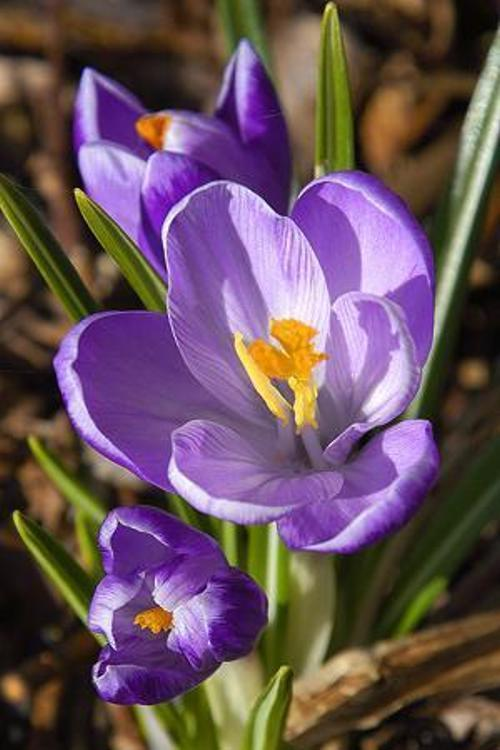
#> input picture data/reduced_test/crocus/image_07063.jpg, 500 x 750 px
$ python -i experiments_feature_extraction_knn.py   (imports and definitions only)
#> lines starting #> are read from the running program, lines starting #| are printed output that depends on the picture
import os
import numpy as np
from PIL import Image
from sklearn.neighbors import KNeighborsClassifier
from sklearn.metrics import classification_report, accuracy_score
import tqdm
import pickle

# Feature extraction methods
# Colour features
def extract_color_histogram(img, bins=(8, 8, 8)):
    # Convert to RGB just in case
    img = img.convert('RGB')
    arr = np.array(img)
    hist = np.histogramdd(
        arr.reshape(-1, 3), bins=bins, range=[(0, 256), (0, 256), (0, 256)]
    )[0]
    hist = hist.flatten()
    hist = hist / np.sum(hist)  # Normalize
    return hist

# Texture features
def extract_lbp(img, bins=16):
    img = img.convert('L')
    arr = np.array(img, dtype=np.uint8)
    h, w = arr.shape
    lbp = np.zeros((h-2, w-2), dtype=np.uint8)
    for i in range(1, h-1):
        for j in range(1, w-1):
            center = arr[i, j]
            code = 0
            code |= (arr[i-1, j-1] > center) << 7
            code |= (arr[i-1, j  ] > center) << 6
            code |= (arr[i-1, j+1] > center) << 5
            code |= (arr[i,   j+1] > center) << 4
            code |= (arr[i+1, j+1] > center) << 3
            code |= (arr[i+1, j  ] > center) << 2
            code |= (arr[i+1, j-1] > center) << 1
            code |= (arr[i,   j-1] > center) << 0
            lbp[i-1, j-1] = code
    hist, _ = np.histogram(lbp, bins=bins, range=(0, 256))
    hist = hist / np.sum(hist)
    return hist

# Shape/edges
def extract_hog(img, cell_size=16, bins=8):
    img = img.convert('L')
    arr = np.array(img, dtype=np.float32)
    gx = np.zeros_like(arr)
    gy = np.zeros_like(arr)
    gx[:, :-1] = np.diff(arr, n=1, axis=1)
    gy[:-1, :] = np.diff(arr, n=1, axis=0)
    mag = np.sqrt(gx**2 + gy**2)
    ang = np.arctan2(gy, gx) * (180 / np.pi) % 180
    h, w = arr.shape
    n_cells_x = w // cell_size
    n_cells_y = h // cell_size
    hog = []
    for i in range(n_cells_y):
        for j in range(n_cells_x):
            cell_mag = mag[i*cell_size:(i+1)*cell_size, j*cell_size:(j+1)*cell_size]
            cell_ang = ang[i*cell_size:(i+1)*cell_size, j*cell_size:(j+1)*cell_size]
            hist, _ = np.histogram(cell_ang, bins=bins, range=(0, 180), weights=cell_mag)
            hog.extend(hist)
    hog = np.array(hog)
    if np.sum(hog) > 0:
        hog = hog / np.sum(hog)
    return hog


def _extract_features(img):
    # Color
    color_feat = extract_color_histogram(img, bins=(8,8,8))
    # Texture
    lbp_feat = extract_lbp(img, bins=256)
    # Shape/edges
    hog_feat = extract_hog(img, cell_size=16, bins=8)
    # Concatenate all
    feat = np.concatenate([color_feat, hog_feat, lbp_feat])
    return feat


# Noise removal methods
# [82 lines left out: functions center_crop, extract_features, load_images_from_folder, main, not called in this run]


# [3 lines not run here, left out]

>>> from PIL import Image
>>> picture = Image.open('../data/reduced_test/crocus/image_07063.jpg')
#> picture is the input picture: PIL image 500x750 RGB; mean R, G, B 104.1, 81, 91.2
>>> result = _extract_features(picture)
#> in extract_color_histogram, `hist = hist.flatten()`: hist = 512 values, max 34824 at index 72, min 0 at index 3, mean 732.4
#> in extract_color_histogram, `hist = hist / np.sum(hist)`: hist = 512 values, max 0.0929 at index 72, min 0 at index 3, mean 0.00195
#> in _extract_features, `color_feat = extract_color_histogram(img, bins=(8,8,8))`: color_feat has the same summary as hist in extract_color_histogram
#> in extract_lbp, `img = img.convert('L')`:
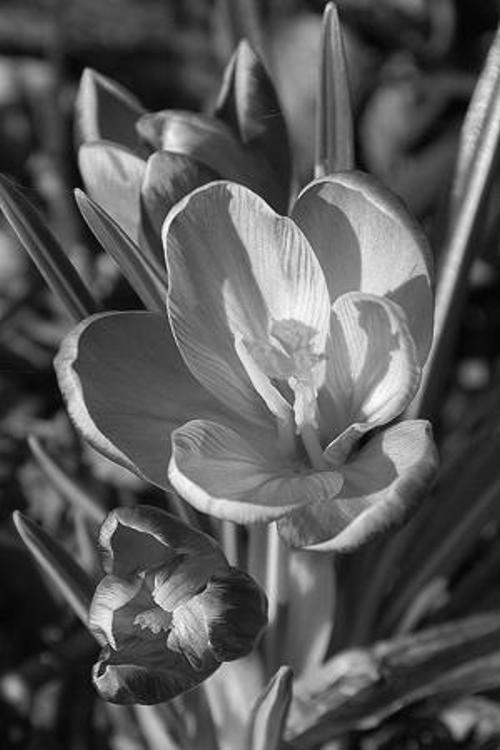
#> img: PIL image 500x750 L; min 0, max 253, mean 89.1
#> after the loop in extract_lbp, `for i in range(1, h-1):`:
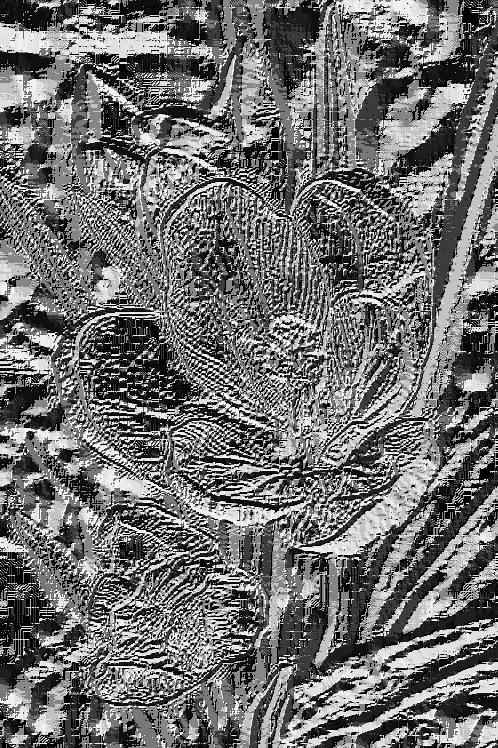
#> lbp: shape (748, 498); min 0, max 255, mean 111.3
#> in extract_lbp, `hist, _ = np.histogram(lbp, bins=bins, range=(0, 256))`: hist = 256 values, max 24436 at index 0, min 0 at index 81, mean 1455.1
#> in extract_lbp, `hist = hist / np.sum(hist)`: hist = 256 values, max 0.0656 at index 0, min 0 at index 81, mean 0.00391
#> in _extract_features, `lbp_feat = extract_lbp(img, bins=256)`: lbp_feat has the same summary as hist in extract_lbp
#> in extract_hog, `gx[:, :-1] = np.diff(arr, n=1, axis=1)`:
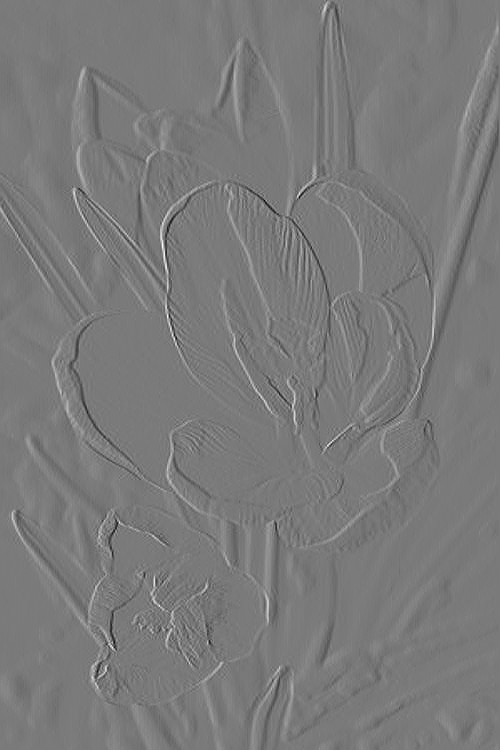
#> gx: shape (750, 500) float32; min -112, max 121, mean 0; drawn with min black and max white
#> in extract_hog, `gy[:-1, :] = np.diff(arr, n=1, axis=0)`:
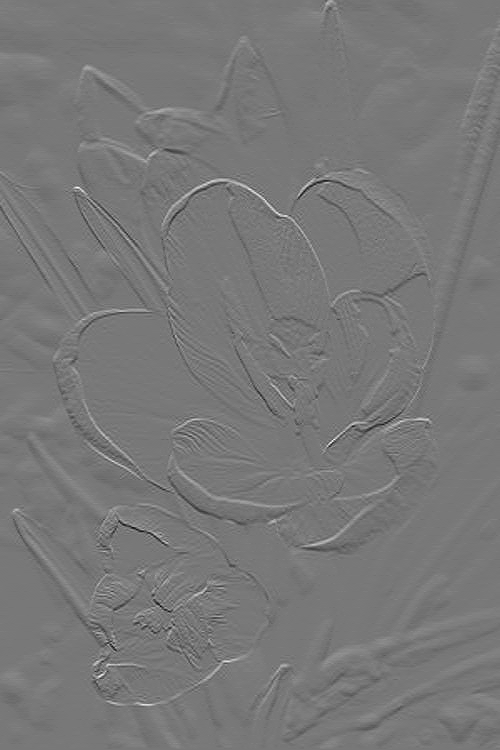
#> gy: shape (750, 500) float32; min -104, max 116, mean 0; drawn with min black and max white
#> in extract_hog, `mag = np.sqrt(gx**2 + gy**2)`:
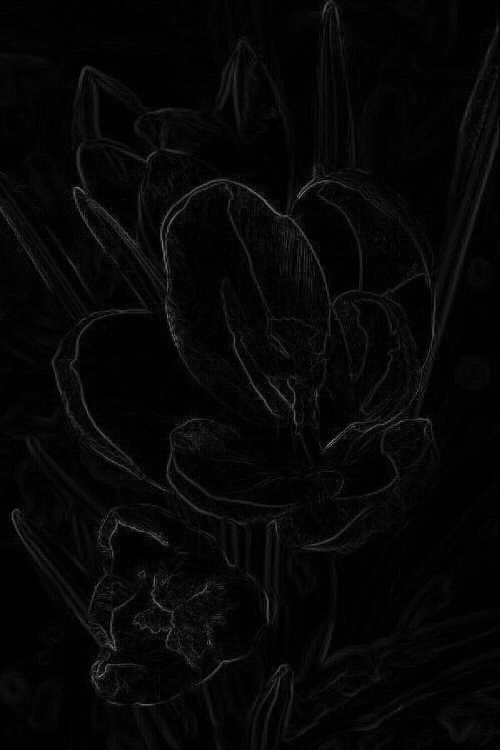
#> mag: shape (750, 500) float32; min 0, max 140, mean 6.7
#> in extract_hog, `ang = np.arctan2(gy, gx) * (180 / np.pi) % 180`:
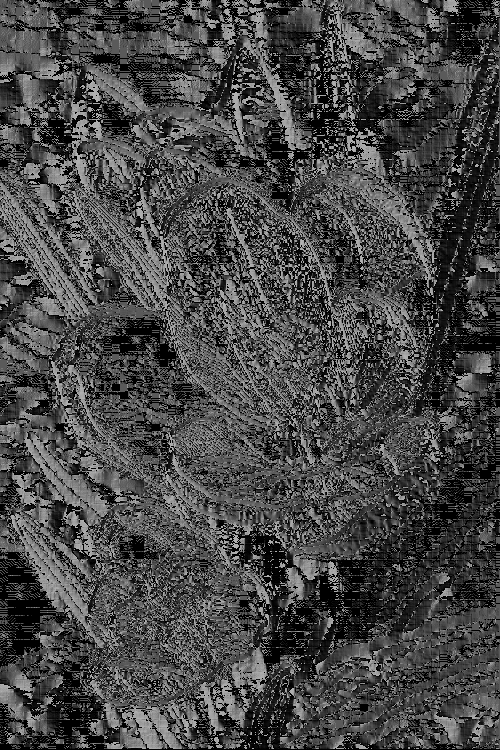
#> ang: shape (750, 500) float32; min 0, max 179.3, mean 71.2
#> after the loop in extract_hog, `for i in range(n_cells_y):`: hog = 11408 values, max 4133.6 at index 3305, min 0 at index 7, mean 215.5
#> in extract_hog, `hog = hog / np.sum(hog)`: hog = 11408 values, max 0.00168 at index 3305, min 0 at index 7, mean 8.77e-05
#> in _extract_features, `hog_feat = extract_hog(img, cell_size=16, bins=8)`: hog_feat has the same summary as hog in extract_hog
#> in _extract_features, `feat = np.concatenate([color_feat, hog_feat, lbp_feat])`: feat = 12176 values, max 0.0929 at index 72, min 0 at index 3, mean 0.000246
#> result has the same summary as feat in _extract_features

$ run again, on data/reduced_test/lilypad/image_00352.jpg
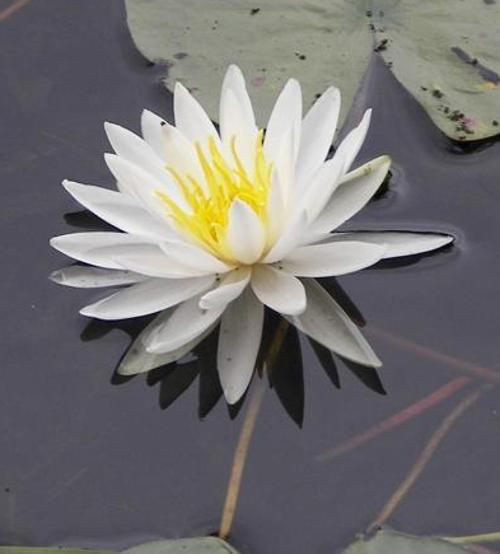
#> input picture data/reduced_test/lilypad/image_00352.jpg, 500 x 554 px
#> picture is the input picture: PIL image 500x554 RGB; mean R, G, B 116.3, 114.2, 114.3
#> in extract_color_histogram, `hist = hist.flatten()`: hist = 512 values, max 115130 at index 146, min 0 at index 2, mean 541
#> in extract_color_histogram, `hist = hist / np.sum(hist)`: hist = 512 values, max 0.416 at index 146, min 0 at index 2, mean 0.00195
#> color_feat has the same summary as hist in extract_color_histogram
#> after the loop in extract_lbp, `for i in range(1, h-1):`:
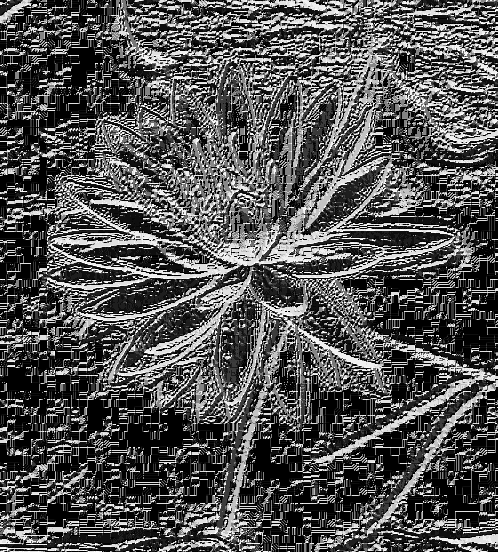
#> lbp: shape (552, 498); min 0, max 255, mean 83.2
#> in extract_lbp, `hist, _ = np.histogram(lbp, bins=bins, range=(0, 256))`: hist = 256 values, max 66616 at index 0, min 0 at index 85, mean 1073.8
#> in extract_lbp, `hist = hist / np.sum(hist)`: hist = 256 values, max 0.242 at index 0, min 0 at index 85, mean 0.00391
#> lbp_feat has the same summary as hist in extract_lbp
#> in extract_hog, `ang = np.arctan2(gy, gx) * (180 / np.pi) % 180`:
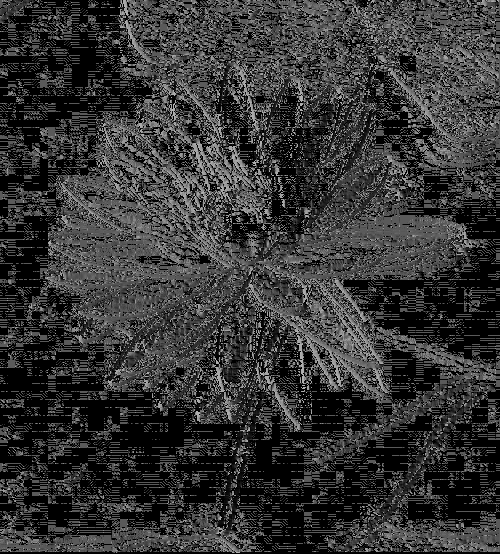
#> ang: shape (554, 500) float32; min 0, max 179.4, mean 53.2
#> after the loop in extract_hog, `for i in range(n_cells_y):`: hog = 8432 values, max 3840.5 at index 3676, min 0 at index 7, mean 141
#> in extract_hog, `hog = hog / np.sum(hog)`: hog = 8432 values, max 0.00323 at index 3676, min 0 at index 7, mean 0.000119
#> hog_feat has the same summary as hog in extract_hog
#> feat = 9200 values, max 0.416 at index 146, min 0 at index 2, mean 0.000326
#> result has the same summary as feat in _extract_features

$ run again, on data/reduced_test/lilypad/image_00382.jpg
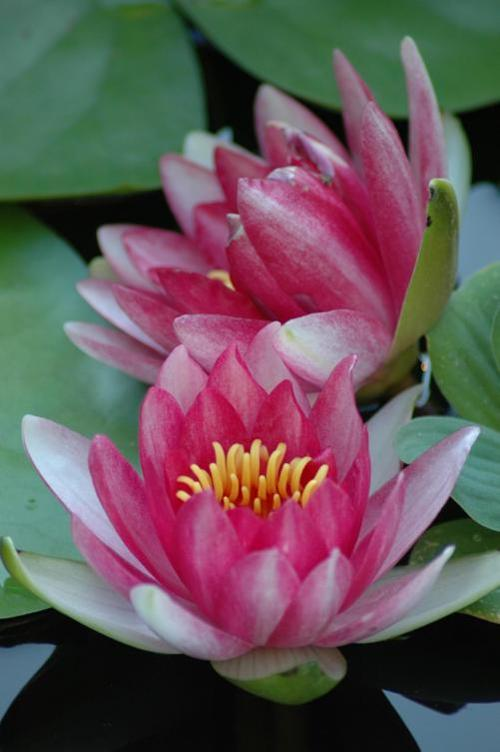
#> input picture data/reduced_test/lilypad/image_00382.jpg, 500 x 752 px
#> picture is the input picture: PIL image 500x752 RGB; mean R, G, B 101.6, 84.8, 88.6
#> in extract_color_histogram, `hist = hist.flatten()`: hist = 512 values, max 58652 at index 0, min 0 at index 2, mean 734.4
#> in extract_color_histogram, `hist = hist / np.sum(hist)`: hist = 512 values, max 0.156 at index 0, min 0 at index 2, mean 0.00195
#> color_feat has the same summary as hist in extract_color_histogram
#> after the loop in extract_lbp, `for i in range(1, h-1):`:
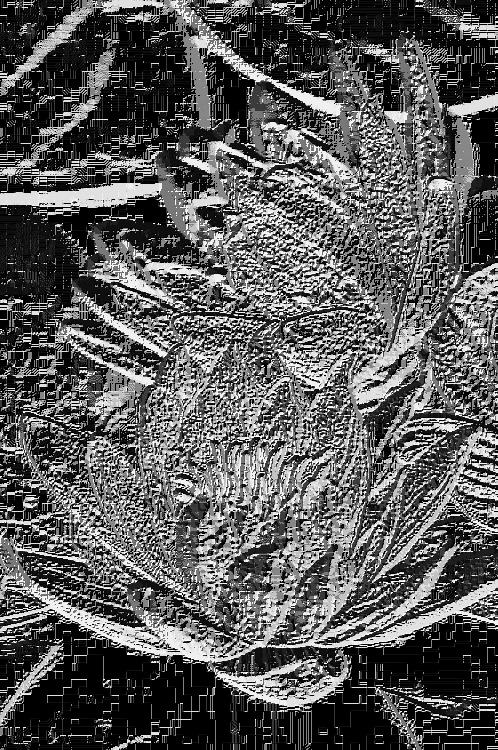
#> lbp: shape (750, 498); min 0, max 255, mean 90.1
#> in extract_lbp, `hist, _ = np.histogram(lbp, bins=bins, range=(0, 256))`: hist = 256 values, max 81507 at index 0, min 0 at index 85, mean 1459
#> in extract_lbp, `hist = hist / np.sum(hist)`: hist = 256 values, max 0.218 at index 0, min 0 at index 85, mean 0.00391
#> lbp_feat has the same summary as hist in extract_lbp
#> in extract_hog, `ang = np.arctan2(gy, gx) * (180 / np.pi) % 180`:
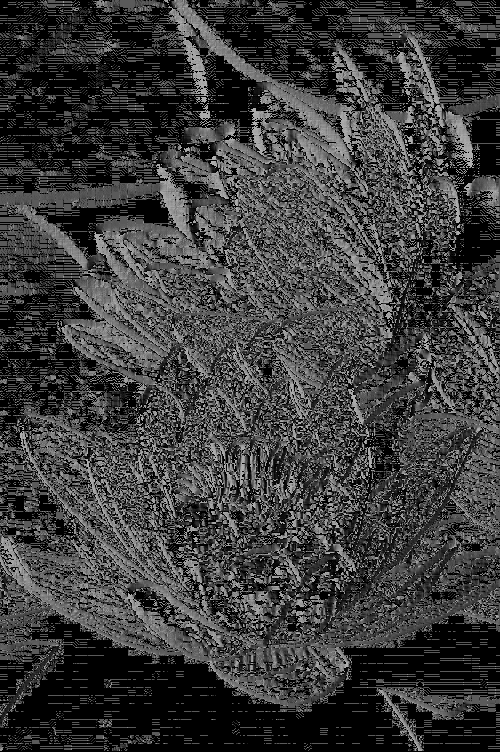
#> ang: shape (752, 500) float32; min 0, max 179, mean 60.3
#> after the loop in extract_hog, `for i in range(n_cells_y):`: hog = 11656 values, max 3024.1 at index 7328, min 0 at index 1, mean 129.1
#> in extract_hog, `hog = hog / np.sum(hog)`: hog = 11656 values, max 0.00201 at index 7328, min 0 at index 1, mean 8.58e-05
#> hog_feat has the same summary as hog in extract_hog
#> feat = 12424 values, max 0.218 at index 12168, min 0 at index 2, mean 0.000241
#> result has the same summary as feat in _extract_features

$ run again, on data/reduced_test/lilypad/image_00401.jpg
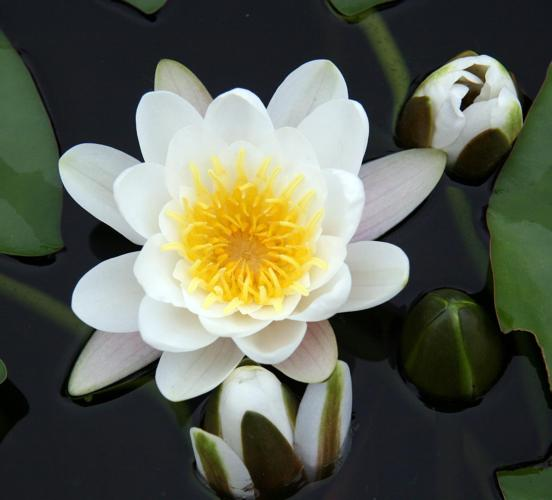
#> input picture data/reduced_test/lilypad/image_00401.jpg, 552 x 500 px
#> picture is the input picture: PIL image 552x500 RGB; mean R, G, B 94.5, 98.2, 83.8
#> in extract_color_histogram, `hist = hist.flatten()`: hist = 512 values, max 60021 at index 1, min 0 at index 2, mean 539.1
#> in extract_color_histogram, `hist = hist / np.sum(hist)`: hist = 512 values, max 0.217 at index 1, min 0 at index 2, mean 0.00195
#> color_feat has the same summary as hist in extract_color_histogram
#> after the loop in extract_lbp, `for i in range(1, h-1):`:
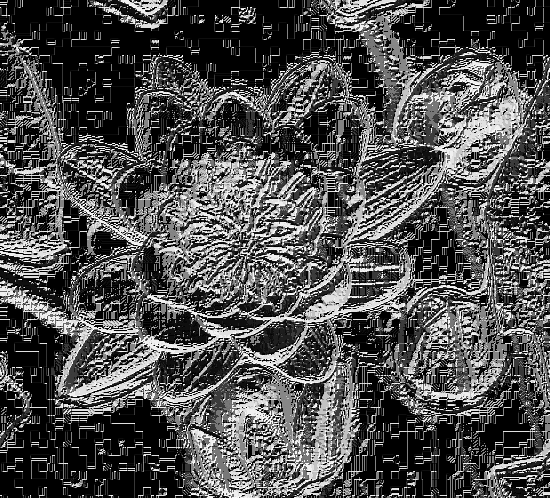
#> lbp: shape (498, 550); min 0, max 255, mean 79
#> in extract_lbp, `hist, _ = np.histogram(lbp, bins=bins, range=(0, 256))`: hist = 256 values, max 83834 at index 0, min 2 at index 85, mean 1069.9
#> in extract_lbp, `hist = hist / np.sum(hist)`: hist = 256 values, max 0.306 at index 0, min 7.3e-06 at index 85, mean 0.00391
#> lbp_feat has the same summary as hist in extract_lbp
#> in extract_hog, `ang = np.arctan2(gy, gx) * (180 / np.pi) % 180`:
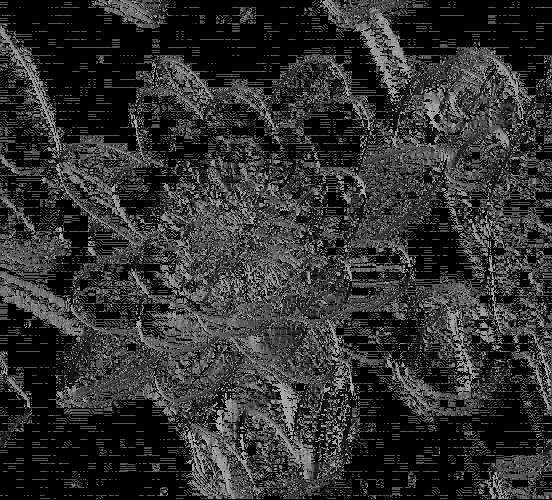
#> ang: shape (500, 552) float32; min 0, max 179.6, mean 47.8
#> after the loop in extract_hog, `for i in range(n_cells_y):`: hog = 8432 values, max 3533.6 at index 1234, min 0 at index 1, mean 143.6
#> in extract_hog, `hog = hog / np.sum(hog)`: hog = 8432 values, max 0.00292 at index 1234, min 0 at index 1, mean 0.000119
#> hog_feat has the same summary as hog in extract_hog
#> feat = 9200 values, max 0.306 at index 8944, min 0 at index 2, mean 0.000326
#> result has the same summary as feat in _extract_features
